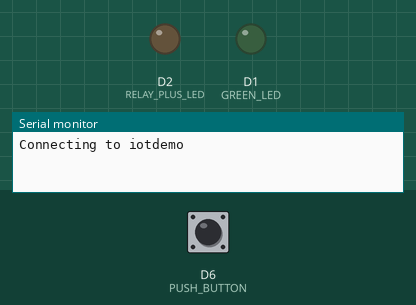
Bench run of a program on a simulated ESP8266 (NodeMCU). Shown: output pins drawn as LEDs (lit = HIGH), the last lines printed to the serial monitor. The test bench sets the inputs (shaded band); at power-on: D6 (PUSH_BUTTON) HIGH. WiFi joins after 1.5 s; servers stay silent unless stated; random numbers use the default seed unless the program sets one; no MQTT or app messages arrive unless stated; not simulated (calls return 0 or success): ../../.secret/secret.cpp.

Above: at 1.3 s.
1.4 s: D6 (PUSH_BUTTON) pulled LOW for 0.15 s
At 2.1 s:
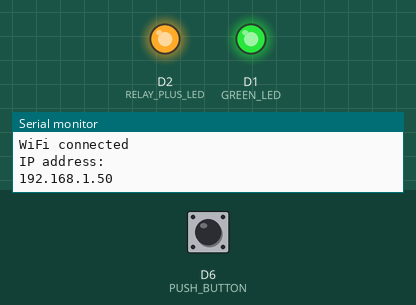
3.1 s: D6 (PUSH_BUTTON) pulled LOW for 3.2 s
At 3.6 s:
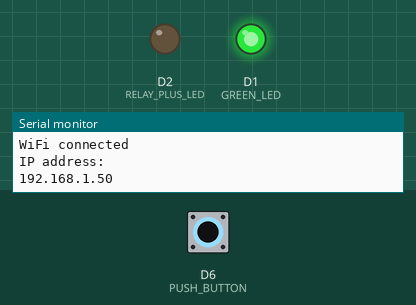
10.8 s: D6 (PUSH_BUTTON) pulled LOW for 1 s
At 11.8 s:
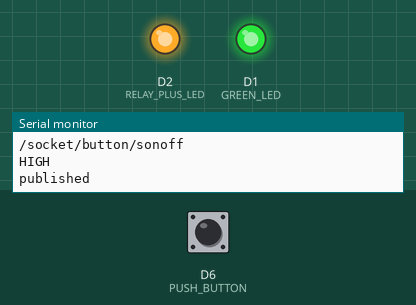
Timing chart, 0 to 13.8 s (numbered marks = the images above; inputs shaded):
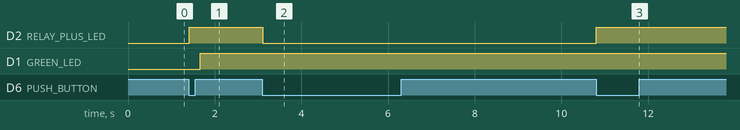

The program:

main.cpp
```cpp
#include "env.cpp"
#include <Arduino.h>


const char *ssid = SECR_SSID;
const char *password = SECR_PASSWORD;
const char *mqtt_server = SECR_MQTT_SERVER;
const char *mqtt_user = SECR_MQTT_USER;
const char *mqtt_password = SECR_MQTT_PASSWORD;
const char *mqtt_client_id = MQTT_CLIENT_ID;
const char *mqtt_client_unique_id;
const char *mqtt_topic_subscribe;
const char *mqtt_topic_publish = CONNECTED_TOPIC;
String mqttSubscibe;
String mqttButtonPressPublish;
String mqttClientUniqueueId;

int lastInputStatus;

unsigned long lastMqttReconectTime;
unsigned long lastInputStatusCounter;

bool lastTimeWifiConnected;

#include <ESP8266WiFi.h>
#include <PubSubClient.h>

/// SONOFF SECTION BEGIN  !!!

#define PUSH_BUTTON D6    // 0
#define RELAY_PLUS_LED D2 //  12
#define GREEN_LED D1      // 13

/// SONOFF SECTION END  !!!

#define ON_STATE 0
#define OFF_STATE 1

#define GREEN_LED_ON 0
#define GREEN_LED_OFF 1

#define RELAY_ON 1
#define RELAY_OFF 0

#define PUSH_BUTTON_SWITCH_TIME_IN_MS 10
#define MQTT_RECONNECT_TIME_IN_MS 5000

int lastRelayStatus;

WiFiClient espClient;
PubSubClient client(espClient);
long int value = 0;

void setup_pins()
{
  delay(50);
  pinMode(PUSH_BUTTON, INPUT);
  pinMode(RELAY_PLUS_LED, OUTPUT);
  pinMode(GREEN_LED, OUTPUT);
  delay(50);
  digitalWrite(GREEN_LED, GREEN_LED_ON);
  lastInputStatus = digitalRead(PUSH_BUTTON);
  lastRelayStatus = RELAY_OFF;
  digitalWrite(RELAY_PLUS_LED, lastRelayStatus);
}

void setup_wifi()
{
  delay(10);
  // We start by connecting to a WiFi network
  Serial.println();
  Serial.print("Connecting to ");
  Serial.println(ssid);

  WiFi.begin(ssid, password);
  WiFi.setAutoConnect(true);

  if (WiFi.isConnected())
  {
    Serial.println("");
    Serial.println("WiFi connected");
    Serial.println("IP address: ");
    Serial.println(WiFi.localIP());
    Serial.println("");
    lastTimeWifiConnected = true;
  }
  else
  {
    lastTimeWifiConnected = false;
  }

  randomSeed(micros());
}

void callback(char *topic, byte *payload, unsigned int length)
{
  Serial.print("Message arrived [");
  Serial.print(topic);
  Serial.print("] ");
  for (unsigned int i = 0; i < length; i++)
  {
    Serial.print((char)payload[i]);
  }
  Serial.println();

  char MD = (char)payload[0];
  // Switch on the LED if an 1 was received as first character
  if ('H' == MD)
  {
    lastRelayStatus = RELAY_ON;
    digitalWrite(RELAY_PLUS_LED, lastRelayStatus);
  }
  else if ('L' == MD)
  {
    lastRelayStatus = RELAY_OFF;
    digitalWrite(RELAY_PLUS_LED, lastRelayStatus);
  }
}

void handle_input_button()
{
  int button_status = digitalRead(PUSH_BUTTON);
  if (lastInputStatus != button_status)
  {
    unsigned long time = millis();
    if (time - lastInputStatusCounter > PUSH_BUTTON_SWITCH_TIME_IN_MS)
    {
      lastInputStatusCounter = millis();
      lastInputStatus = button_status;

      if (ON_STATE == lastInputStatus)
      {
        if (lastRelayStatus == RELAY_OFF)
        {
          lastRelayStatus = RELAY_ON;
          digitalWrite(RELAY_PLUS_LED, lastRelayStatus);
        }
        else
        {
          lastRelayStatus = RELAY_OFF;
          digitalWrite(RELAY_PLUS_LED, lastRelayStatus);
        }
      }

      if (client.connected())
      {
        client.publish(mqttButtonPressPublish.c_str(), ON_STATE == lastInputStatus ? "HIGH" : "LOW");
        Serial.println(mqttButtonPressPublish.c_str());
        Serial.println(ON_STATE == lastInputStatus ? "HIGH" : "LOW");
        Serial.println("published");
      }
    }
  }
  else
  {
    lastInputStatusCounter = millis();
  }
}

void reconnect()
{
  if (WiFi.isConnected())
  {
    if (!lastTimeWifiConnected)
    {
      Serial.println("");
      Serial.println("WiFi connected");
      Serial.println("IP address: ");
      Serial.println(WiFi.localIP());
      Serial.println("");
      lastTimeWifiConnected = true;
    }

    digitalWrite(GREEN_LED, GREEN_LED_OFF);
    // Loop until we're reconnected
    if (!client.connected())
    {
      if (millis() - lastMqttReconectTime > MQTT_RECONNECT_TIME_IN_MS)
      {
        Serial.print("Attempting MQTT connection...");
        // Create a random client ID
        // Attempt to connect
        if (client.connect(mqttClientUniqueueId.c_str(), mqtt_user, mqtt_password))
        {
          Serial.println();
          Serial.println("connected");
          // ... and resubscribe
          client.subscribe(mqttSubscibe.c_str());
          // Once connected, publish an announcement...
          Serial.println(mqttSubscibe.c_str());
          Serial.println("subscribed");
          client.publish(mqtt_topic_publish, mqtt_client_id);
          Serial.println(mqtt_topic_publish);
          Serial.println(mqtt_client_id);
          Serial.println("published");
          lastMqttReconectTime=0;
        }
        else
        {
          lastMqttReconectTime = millis();
          //lastMqttReconnectAtempt = gettime;
          Serial.println();
          Serial.print("failed, rc=");
          Serial.print(client.state());
          Serial.printf("try again in %d seconds\n",(int)(MQTT_RECONNECT_TIME_IN_MS/1000));
          Serial.println();
        }
      }
    }
  }
  else
  {
    lastMqttReconectTime = 0;
    lastTimeWifiConnected = false;
    digitalWrite(GREEN_LED, GREEN_LED_ON);
  }
}

void setup()
{
  delay(50);
  lastMqttReconectTime=0;
  lastInputStatusCounter=0;

  mqttClientUniqueueId = String(MQTT_CLIENT_ID);
  mqttClientUniqueueId += String("-");
  mqttClientUniqueueId += String(random(0xffff), HEX);

  mqttButtonPressPublish = String(BUTTON_TOPIC);
  mqttButtonPressPublish += String(MQTT_CLIENT_ID);

  mqttSubscibe = String(COMMAND_TOPIC);
  mqttSubscibe += String(MQTT_CLIENT_ID);

  setup_pins();
  Serial.begin(115200);
  setup_wifi();
  client.setServer(mqtt_server, 1883);
  client.setCallback(callback);
}

void loop()
{
  if (!client.connected())
  {
    reconnect();
  }
  handle_input_button();
  client.loop();
  delay(5); // give a little rest for CPU. Less heat is produced.
}
```

env.cpp
```cpp
#include "../../.secret/secret.cpp"

#ifndef SECR_DATA_DEFINED
#warning "Update data in this section"
#define SECR_SSID "iotdemo"
#define SECR_PASSWORD "iotpasswd"
#define SECR_MQTT_SERVER "192.168.0.10"
#define SECR_MQTT_USER "UserMqtt"
#define SECR_MQTT_PASSWORD "PasswordMqtt"
#endif

#define CONNECTED_TOPIC "/socket/connected" // Remember to update it before firware upload !!!
#define COMMAND_TOPIC "/socket/command/"
#define BUTTON_TOPIC "/socket/button/"
#define MQTT_CLIENT_ID "sonoff" // Remember to update it before firware upload !!!
```

Measured:
- after the input at 1.4 s, D2 (RELAY_PLUS_LED): LOW → HIGH at once
- after the input at 3.1 s, D2 (RELAY_PLUS_LED): HIGH → LOW at once
- after the input at 10.8 s, D2 (RELAY_PLUS_LED): LOW → HIGH at once
